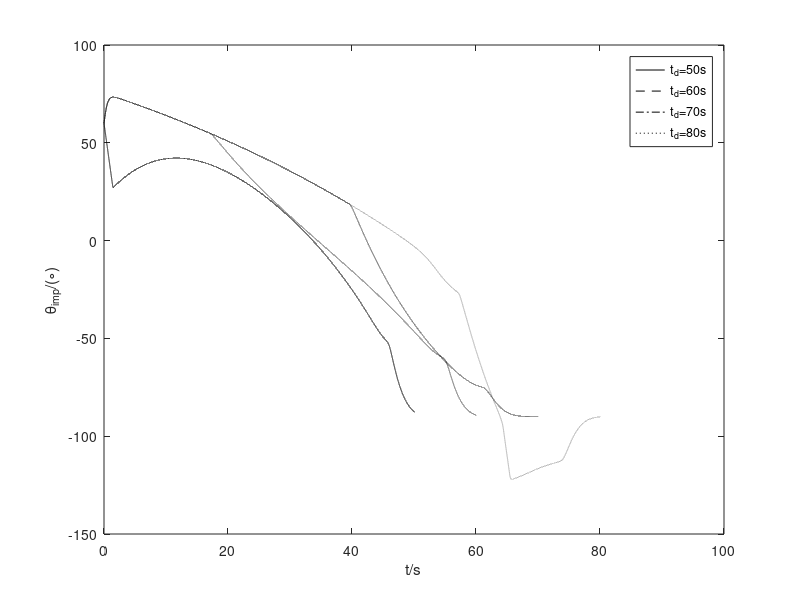

Source code (MATLAB):
f1 = load("50.mat");
f2 = load("60.mat");
f3 = load("70.mat");
f4 = load("80.mat");


time = 0 :0.001:100;
X1 = f1.XM;
X2 = f2.XM;
X3 = f3.XM;
X4 = f4.XM;

A1 = f1.AM;
A2 = f2.AM;
A3 = f3.AM;
A4 = f4.AM;





Y1 = f1.YM;
Y2 = f2.YM;
Y3 = f3.YM;
Y4 = f4.YM;

N1 = f1.n-1;
N2 = f2.n-1;
N3 = f3.n-1;
N4 = f4.n-1;


T1 = f1.THETA;
T2 = f2.THETA;
T3 = f3.THETA;
T4 = f4.THETA;


% figure(1);
% plot(X1(1:N1),Y1(1:N1),'-k',X2(1:N2),Y2(1:N2),'--k',X3(1:N3),Y3(1:N3),'-.k',X4(1:N4),Y4(1:N4),':k','LineWidth',0.75);
% hold on
% plot(0,0,'o','MarkerFaceColor','r');
% xlabel('X/M');
% ylabel('Y/M');
% legend({'t_{d}=50s','t_{d}=60s','t_{d}=70s','t_{d}=80s','target'},'Location','best');


% figure(2);
% 
% plot(time(1:N1-2),A1(1:N1-2),'-k',time(1:N2-2),A2(1:N2-2),'--k',time(1:N3-2),A3(1:N3-2),'-.k',time(1:N4-2),A4(1:N4-2),':k','LineWidth',0.75);
% 
%  xlabel('t/s');
%  ylabel('a_{m}/(m\cdot s^{-2})');
% legend({'t_{d}=50s','t_{d}=60s','t_{d}=70s','t_{d}=80s','target'},'Location','best');



figure(3);

plot(time(1:N1),T1(1:N1),'-k',time(1:N2),T2(1:N2),'--k',time(1:N3),T3(1:N3),'-.k',time(1:N4),T4(1:N4),':k','LineWidth',0.75);

xlabel('t/s');
ylabel('\theta_{imp}/(\circ)');
legend({'t_{d}=50s','t_{d}=60s','t_{d}=70s','t_{d}=80s'},'Location','best');
